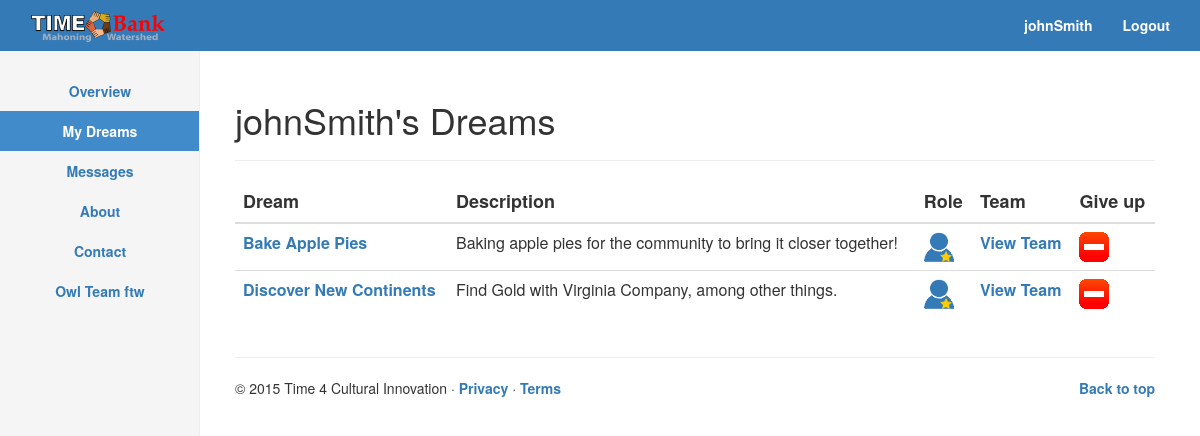
The page /mydreams/ (signed in) on the database its author committed.
### app/models.py (models this page shows, shortened)
class TeamMember(models.Model):
	TEAMLEADER = 'TL'
	TEAMMEMBER = 'TM'
	TEAM=(
    	(TEAMLEADER, 'Team Leader'),
    	(TEAMMEMBER, "Team Member"),
    )
	personid = models.PositiveIntegerField(default=0, blank=True, null=True)
	dreamid = models.PositiveIntegerField(default=0, blank=True, null=True)
	position = models.CharField(max_length=2, choices=TEAM, default=TEAMMEMBER)
	objects = DreamTeamManager()

### T4CI/views.py (the view)
# urls.py: url(r'^mydreams/$','T4CI.views.dreams', name='mydreams'),
def dreams(request):
	if request.user.is_authenticated():
		dreams = TeamMember.objects.filter(id=request.user.id)
		projects = TeamMember.objects.raw("SELECT * FROM app_teammember JOIN app_dream ON app_teammember.dreamid = app_dream.id AND personid = %s", [request.user.id])
		context = {
			'dreams' : projects,
		}
		return render(request, "dreams.html", context)
	else:
		return redirect('/');

### templates/dreams.html (shortened to what this page needs)
{% extends "base.html" %}
{% block content %}
	{% include 'sidebar.html' %}
	{% load staticfiles %}
<div class="col-sm-9 col-sm-offset-3 col-md-10 col-md-offset-2 main">
	<br><br>
<div class='row'>
<div class='col-sm-6 col-sm-offset-2' id="dreamTable">
<h1>{{ request.user.get_username }}'s Dreams</h1>
<hr class="featurette-divider">
<table class="table">
	<thead style="font-size:18px">
		<tr>
			<th>Dream</th>
			<th>Description</th>
			<th>Role</th>
			<th>Team</th>
			<th>Give up</th>
		</tr>
	</thead>
	<tbody style="font-size:16px">
		{% for dream in dreams %}
			<tr>
				<td><a href='../dream/{{ dream.dreamid }}'>{{ dream.name }}</a></td>
				<td>{{ dream.description }}</td>
				<td class={{ dream.position }}></td>
				<td><a href='../team/{{ dream.dreamid}}'>View Team</a></td>
				<td><a data-toggle="modal" data-target="#removeDream" onclick="removeDream({{dream.dreamid}})"><img src="{% static 'img/remove.png' %}"/></a> </td>
			</tr>
</div>
		{% endfor %}
</div>
</div>
</div>
{% endblock %}

### templates/base.html (shortened to what this page needs)
{% load crispy_forms_tags %}
{% load staticfiles %}
<!DOCTYPE html>
<html lang="en">
  <head>
    {% include 'head_css.html' %}
  </head>
  <body>
  {% include 'navbar.html' %}
    <div class="container">
      <div class=" content-block">
{% block content %}
{% endblock %}
{% block footer %}
    {% include "footer.html" %}
{% endblock %}
  </body>
</html>

### templates/head_css.html
{% load staticfiles %}
    <link rel="stylesheet" href="//maxcdn.bootstrapcdn.com/font-awesome/4.3.0/css/font-awesome.min.css">
    <link href="{% static 'css/bootstrap.min.css' %}" rel="stylesheet">
    <link href="{% static 'css/navbar-static-top.css' %}" rel="stylesheet">
     <link href="{% static 'css/custom.css' %}" rel="stylesheet">

### templates/navbar.html (shortened to what this page needs)
   {% load staticfiles %}
    <nav class="navbar navbar-default navbar-fixed-top">
      <div class="container">
        <div class="navbar-header">
          <a class="navbar-brand" href="{% url 'home' %}"><img src="{% static 'img/tbmw.png' %}"/></a>
        </div>
        <div id="navbar" class="navbar-collapse collapse">
          <ul class="nav navbar-nav navbar-right">
          {% if request.user.is_authenticated %}
            <li><a href="{% url 'profile' %}"  style="color: #FFFFFF">{{ user.get_username }}</a></li>
            <li><a href="{% url 'auth_logout' %}"  style="color: #FFFFFF">Logout</a></li>
            {% else %}
            <li><a href="{% url 'registration_register' %}"  style="color: #FFFFFF">Register</a></li>
          </ul>
          {% endif %}
        </div>
      </div>
    </nav>

### templates/sidebar.html
   {% load staticfiles %}
	<div class="col-sm-3 col-md-2 sidebar" style="width=100%">
	  <ul class="nav nav-sidebar" id="sidebarList">
	    <li id="overview"><a href="../overview">Overview</a></li>
	    <li id="mydreams"><a href="../mydreams">My Dreams</a></li>
	    <li id="messages"><a href="#">Messages</a></li>
        <li id="about"><a href="../about">About</a></li>
        <li id="contact"><a href="../contact">Contact</a></li>
	    <li id="extra2"><a href="#">Owl Team ftw</a></li>
	  </ul>
	</div>

### templates/footer.html
 {% load staticfiles %}
<div class="col-sm-9 col-sm-offset-3 col-md-10 col-md-offset-2 main">
<hr class="featurette-divider">
<footer>
	<p class="pull-right"><a href="#">Back to top</a></p>
	 <p> &copy; 2015 Time 4 Cultural Innovation &middot; <a href="#">Privacy</a> &middot; <a href="#">Terms</a></p>
</footer>
</div>

### templates/javascript.html (shortened to what this page needs)
{% load staticfiles %}

### static_in_pro/our_static/css/navbar-static-top.css (style rules this page uses)
body { min-height: 1000px; }
.navbar-fixed-top { background-color: #337ab7 ; border-color: #337ab7; }
.navbar-default .navbar-brand { padding-top: 10px; }
a:link { font-weight: bold; text-align: center; }

### static_in_pro/our_static/css/custom.css (style rules this page uses)
.sidebar { display: none; }
@media (min-width: 768px) { .sidebar { position: fixed; top: 51px; bottom: 0; left: 0; z-index: 1000; display: block; padding: 20px; overflow-x: hidden; overflow-y: auto; background-color: #f5f5f5; border-right: 1px solid #eee; } }
.nav-sidebar { margin-right: -21px; margin-bottom: 20px; margin-left: -20px; }
.nav-sidebar > li > a { padding-right: 20px; padding-left: 20px; }
.nav-sidebar > .active > a, .nav-sidebar > .active > a:hover, .nav-sidebar > .active > a:focus { color: #fff; background-color: #428bca; }
div .content-block { margin-top: 40px; }
#dreamTable { margin-left: 0px; width:100%; float:none; }

### rows shown on the page
TeamMember: name "Bake Apple Pies", description "Baking apple pies for the community to bring it closer together!"
TeamMember: name "Discover New Continents", description "Find Gold with Virginia Company, among other things."

### other values the page prints
{{ user.get_username }} "johnSmith"
{{ request.user.get_username }} "johnSmith"
